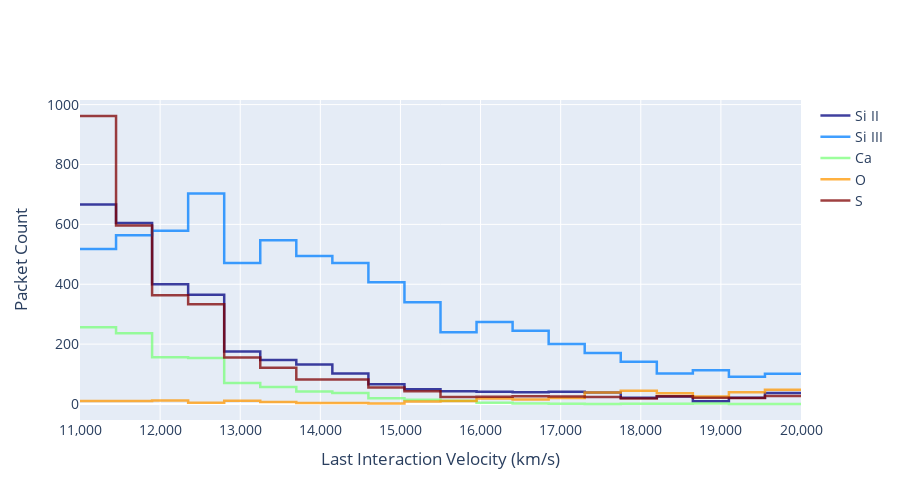

The notebook cell this image was saved under:
### Markdown cell above
### Real packets mode

### Code cell
plotter.generate_plot_ply(packets_mode="real", species_list=species_list)
